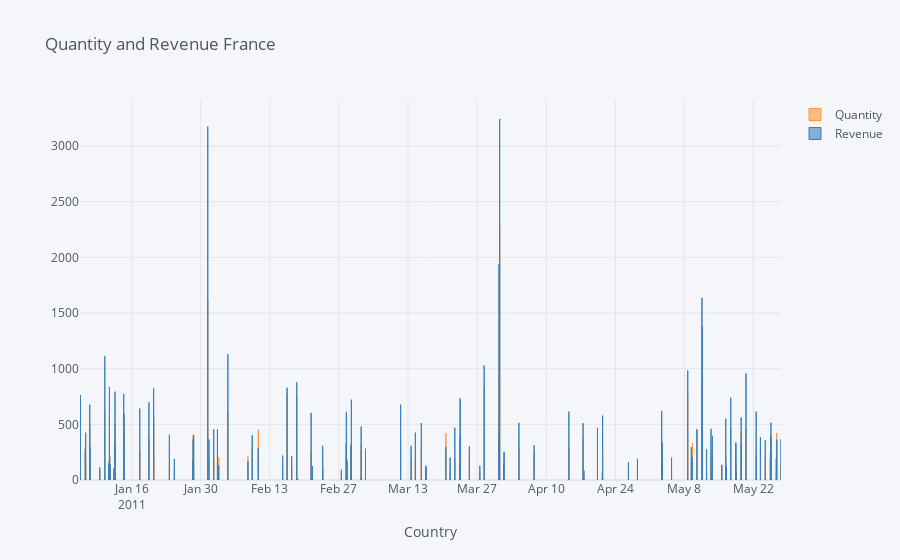

Write notebook code for a chart like this one.
### Code cell
data=data.groupby("InvoiceDate").sum()

data=data[['Quantity', 'Revenue']]

data.iplot(kind='bar', xTitle='Country', title='Quantity and Revenue France')
